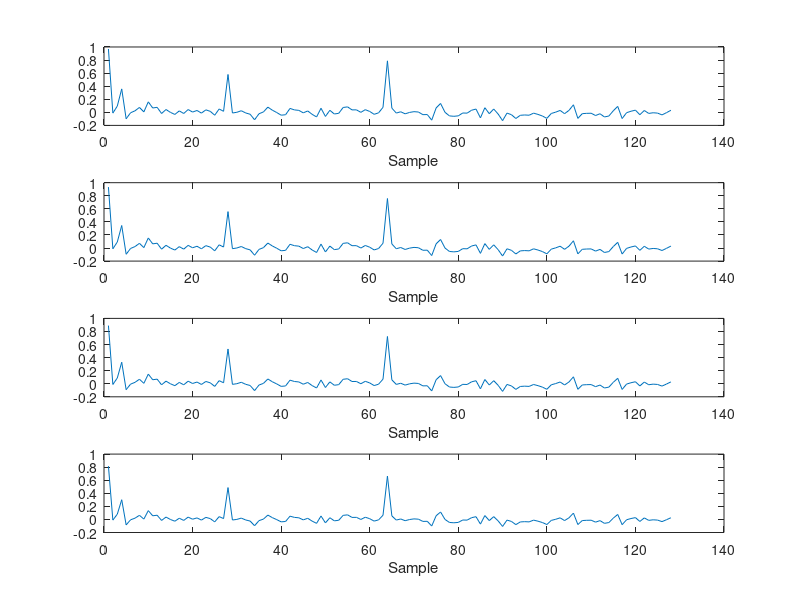
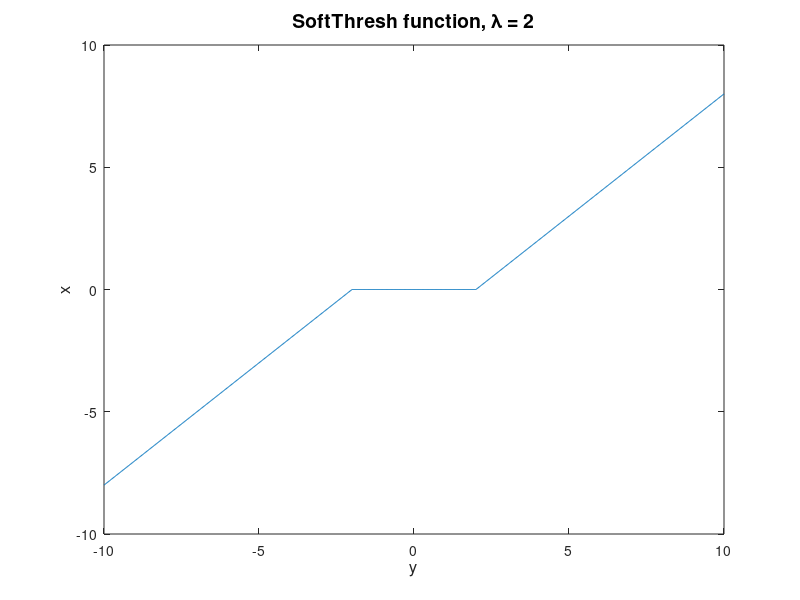

Here is the MATLAB script that generated these plots, in order: (Note: this script raises an error after producing the figures.)
% Compressed sensing exercise
%%
clear all;
clc;

%% Taks 1 - a
x = [[1:5]/5 zeros(1,128-5)];
x = x(randperm(128));

std = 0.05;
y = x + std*randn(1,128);

lambda_vec = [0.01 0.05 0.1 0.2];
x_est = zeros(size(lambda_vec,2),size(x,2));
%% - ploting
for i=1:4
    x_est(i,:) = y*(1/(1+lambda_vec(i)));
    figure(1);
    subplot(4,1,i);
    plot(x_est(i,:));
    xlabel('Sample');
end

%% Taks 1 - b
y_axis = linspace(-10,10,1000);
lambda = 2;
x_est_func = zeros(1,size(y_axis,2));
x_est_func(y_axis<-lambda) = y_axis(y_axis<-lambda) + lambda;
x_est_func(y_axis>lambda) = y_axis(y_axis>lambda) - lambda;

figure(2);
plot(y_axis,x_est_func);
title('SoftThresh function, \lambda = 2','FontSize',14);
xlabel('y','FontSize',12);
ylabel('x','FontSize',12);

% SoftThresh to noisy signal
x_est_b = zeros(size(lambda_vec,2),size(x,2));
for i=1:4
    lambda = lambda_vec(i);
    x_est_b(i,:) = SoftThresh(y,lambda);
end

figure(3);
plot(x_est_b(3,:));
title('SoftThresh to noisy signal, \lambda = 0.1','FontSize',14);
ylabel('Estimated x','FontSize',12);

%% Taks 1 - c
%in order 1:4
X = fftc(x,2);
Xu = zeros(128);
Xu(1:4:128) = X(1:4:128);
xu = ifftc(Xu,2)*4;

figure(4);
plot(abs(xu));
title('UnderSampled in FD x, in order sampling ','FontSize',14);
ylabel('x','FontSize',12);

%random sampling 32 samples
Xr = zeros(1,128);
prm = randperm(128);
Xr(prm(1:32)) = X(prm(1:32));
xr = ifftc(Xr,2)*4;
Xr_saved = Xr;

figure(5);
plot(abs(xr));
title('UnderSampled in FD x, random sampling ','FontSize',14);
ylabel('x','FontSize',12);

%% Taks 1 - d
lambda = [0.01 0.05 0.1];
Y = Xr_saved;
error = zeros(3,300);
for i=1:3
    Xr(i,:) = Y;
    figure(5+i);
    for j=1:300
        xr(i,:) = ifftc(Xr(i,:),2);

        plot(abs(xr(i,:)));
        hold on;
        drawnow;
        title('Random sampling - reconstruction ','FontSize',14);
        ylabel('x','FontSize',12);
    
        x_est = SoftThreshComplex(xr(i,:)*4,lambda(i));
        Xr(i,:) = fftc(x_est/4,2);
        Xr(i,:) = Xr(i,:).*(Y==0) + Y;
        error(i,j) = abs(sum(abs(x))-sum(abs(x_est)));
    end
    hold off;
end

figure(9);
plot(x);
hold on;
plot(abs(xr(1,:)));
plot(abs(xr(2,:)));
plot(abs(xr(3,:)));
legend('original','reconstructed -\lambda = 0.01', 'reconstructed -\lambda = 0.05','reconstructed -\lambda = 0.1');
hold off;
%% error graph
figure(10);
plot(error(1,:));
hold on;
plot(error(2,:));
plot(error(3,:));
xlabel('Iteration');
ylabel('Error');
legend('\lambda = 0.01','\lambda = 0.05','\lambda = 0.1' );
hold off;
%% Part 2

load('brain.mat');
W = Wavelet;
im_W = W*im;
figure(10); subplot(1,2,1); 
imshow(abs(im),[]), title('Original Image');
subplot(1,2,2); 
imshow(abs(im_W),[0,1]), title('Coefficients image');

% Zeroing 80% of the data, to be sparser
f=0.2;
m = sort(abs(im_W(:)),'descend');
ndx = floor(length(m)*f);
thresh = m(ndx);
im_W_th = im_W .* (abs(im_W) > thresh);
im_th_20 = W'*im_W_th;
saved_thresh = im_W_th;

figure(11);
imshow(abs(im_W_th),[0,1]), title(' Threshholded Coefficients image');

% Reconstruction 
im_rec = W'*im_W_th;
figure(12);
imshow(abs(im_rec),[]), title('Reconstructed image with thresh 20%');

% Difference plot
figure(13);
imshow(abs(abs(im)-abs(im_rec)),[]), title('Original subtructed by Reconstructed image, with thresh 20%');

% Different f 
f_vec = [0.125 0.1 0.05 0.025];
figure(14)
for i=1:4
    m = sort(abs(im_W(:)),'descend');
    ndx = floor(length(m)*f_vec(i));
    thresh = m(ndx);
    im_W_th = im_W .* (abs(im_W) > thresh);
    im_rec = W'*im_W_th;
    subplot(1,4,i); 
    imshow(abs(im_rec),[]), title(['Reconstructed image with thresh:' num2str(f_vec(i))]);

end

%% add on after conversatin with Efrat -a
sort_thresh = sort(abs(saved_thresh(:)),'descend');
figure(15);
plot(m);
hold on;
plot(sort_thresh);
hold off;
title('In order coeffsm only few are significant');

%% Task 3 -a
load('brain.mat');
M = fft2c(im);
Mu = (M.*mask_unif)./pdf_unif;
imu = ifft2c(Mu);

Mv = (M.*mask_vardens)./pdf_vardens;
imv = ifft2c(Mv);

figure(15);
subplot(2,2,1);
imshow(abs(abs(imu)),[]);
title('Reconstruction using unif-mask');
subplot(2,2,2);
imshow(abs(abs(im)-abs(imu)),[]);
title('Original substructed by reconstruction using unif-mask');
subplot(2,2,3);
imshow(abs(abs(imv)),[]);
title('Reconstruction using vardens-mask');
subplot(2,2,4);
imshow(abs(abs(im)-abs(imv)),[]);
title('Original substructed by reconstruction using vardens-mask');

%% add on after conversatin with Efrat -b
% Mask showing
figure(16);
subplot(2,1,1);
imshow(mask_unif,[]);
title('Uniform mask');
subplot(2,1,2);
imshow(mask_vardens,[]);
title('Vardens mask');

% in FD (where we sample)
figure(17);
title('FFT on image wavelet transform');
imshow(abs(M),[]);

%% Task 3 - b - unif
lambda = 0.2;

figure(16);
subplot(2,2,1);
imshow(abs(im),[]);
title('Original image');

figure(16);
subplot(2,2,2);
imshow(abs(im_th_20),[]);
title('Original image - softhreshold - 20%');

figure(16);
subplot(2,2,3);
imshow(abs(W'*ifft2c((fft2c(W*im).*mask_unif)./pdf_unif)),[]);
title('Zero field reconstructed image');

imu_W_fft = (fft2c(W*im).*mask_unif)./pdf_unif;
Y = imu_W_fft;
figure(16);
for j=1:40
    if mod(j,10)==0
        lambda = lambda /3;
    end
    imu_W = ifft2c(imu_W_fft);
    subplot(2,2,4);
    imshow(abs(W'*imu_W),[]);
    drawnow;
    title('Uniform PDF sampling - reconstruction ');

    imu_est = SoftThreshComplex(imu_W,lambda);
    imu_W_fft = fft2c(imu_est);
    imu_W_fft = imu_W_fft.*(Y==0) + Y;
end

%% add on after conversatin with Efrat -c
% FD of wavelet before and after iterations
figure(16);
subplot(1,3,1);
imshow(abs(fft2c(W*im)),[]);
title('No sampling');
subplot(1,3,2);
imshow(abs(Y),[]);
title('Before Iterations');
subplot(1,3,3)
imshow(abs(imu_W_fft),[]);

title('After Iterations');

% FD of picture before and after iterations
figure(17);
subplot(1,3,1);
imshow(20*log10(abs(fft2c(im))),[]);
title('Original FFT');
subplot(1,3,2);
imshow(20*log10(abs(fft2c(W'*(fft2c(Y))))),[]);
title('Before Iterations');
subplot(1,3,3)
imshow(20*log10(abs(fft2c(W'*imu_W))),[]);
title('After Iterations');

%% Task 3 - b - vardens
lambda = 0.005;

figure(17);
subplot(1,3,1);
imshow(abs(im),[]);
title('Original image');

figure(17);
subplot(1,3,2);
imshow(abs(W'*ifft2c((fft2c(W*im).*mask_vardens)./pdf_vardens)),[]);
title('Zero field reconstructed image');

imv_W_fft = (fft2c(W*im).*mask_vardens)./pdf_vardens;
Y = imv_W_fft;
figure(17);
for j=1:20
%     if mod(j,10)==0
%         lambda = lambda /3;
%     end
    imv_W = ifft2c(imv_W_fft);
    subplot(1,3,3);
    imshow(abs(W'*imv_W),[]);
    drawnow;
    title('Vardens PDF sampling - reconstruction ','FontSize',14);

    imv_est = SoftThreshComplex(imv_W,lambda);
    imv_W_fft = fft2c(imv_est);
    imv_W_fft = imv_W_fft.*(Y==0) + Y;
end

%%
lambda = 0.20;
imuW = W*imv;
figure(20);
imshow(abs(imuW)>lambda,[]);
%imshow(abs(W*im),[0,1]);
